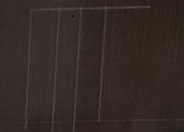
#> input picture cvproj/testimg.JPG, 184 x 132 px
$ python incligth.py
#> lines starting #> are read from the running program, lines starting #| are printed output that depends on the picture; after the words box and inside, x2 and y2 are one past the last pixel; in counts of white or black regions, pixels touching at a corner belong together
import cv2

img=cv2.imread('testimg.JPG')
#> img is the input picture: shape (132, 184, 3); mean B, G, R 35.4, 41.9, 51.9
cv2.imshow('img',img)
rows,cols,channels=img.shape
#> rows = 132; cols = 184; channels = 3
dst=img.copy()

a=2.45
b=100
for i in range(rows):
    for j in range(cols):
        for c in range(3):
            color=img[i,j][c]*a+b
            if color>255:
                dst[i,j][c]=255
            elif color<0:
                dst[i,j][c]=0
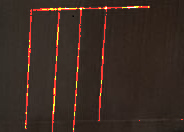
#> dst: shape (132, 184, 3); 4.1% of pixels changed, all inside (x1, y1, x2, y2) = (25, 6, 183, 132)
cv2.imshow('dst',dst)
cv2.imwrite('incimg.jpg', dst)


cv2.waitKey(0)
cv2.destroyAllWindows()
